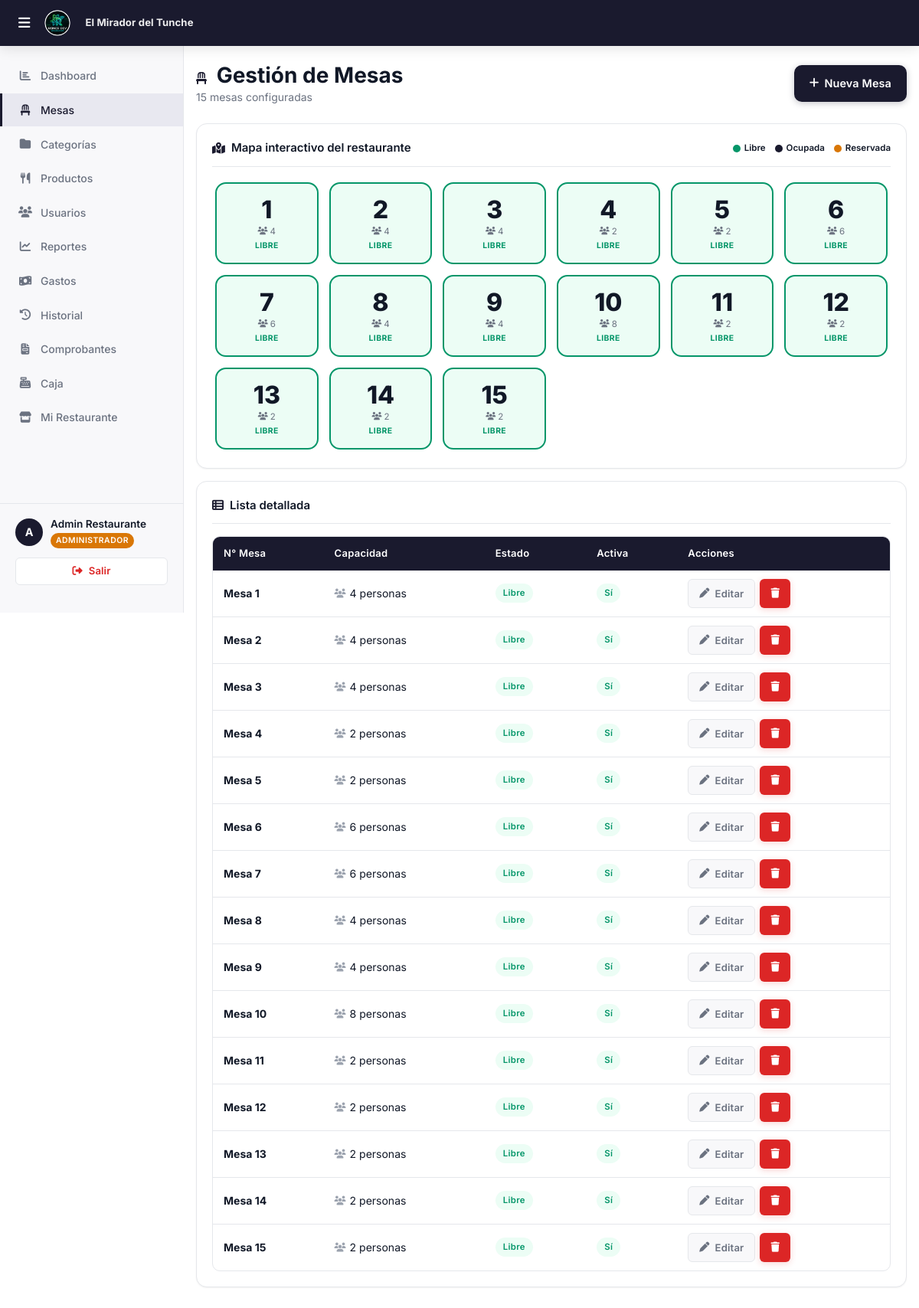
Page /roles/admin/mesas.php (signed in) on the committed database.
### tables this page shows
CREATE TABLE `facturacion_config` (
  `id` int(11) NOT NULL,
  `restaurante_id` int(11) NOT NULL,
  `ruc` varchar(11) DEFAULT NULL,
  `razon_social` varchar(200) DEFAULT NULL,
  `nombre_comercial` varchar(150) DEFAULT NULL,
  `direccion_fiscal` varchar(300) DEFAULT NULL,
  `telefono` varchar(20) DEFAULT NULL,
  `serie_boleta` varchar(4) DEFAULT 'B001',
  `serie_factura` varchar(4) DEFAULT 'F001',
  `serie_simple` varchar(4) DEFAULT 'T001',
  `correlativo_boleta` int(11) DEFAULT 0,
  `correlativo_factura` int(11) DEFAULT 0,
  `correlativo_simple` int(11) DEFAULT 0,
  `pie_mensaje` varchar(300) DEFAULT '¡Gracias por su visita!',
  `logo` varchar(255) DEFAULT NULL,
  `updated_at` timestamp NOT NULL DEFAULT current_timestamp() ON UPDATE current_timestamp()
);

CREATE TABLE `mesas` (
  `id` int(11) NOT NULL,
  `restaurante_id` int(11) NOT NULL,
  `numero` int(11) NOT NULL,
  `capacidad` int(11) DEFAULT 4,
  `estado` enum('libre','ocupada','reservada') DEFAULT 'libre',
  `activo` tinyint(1) DEFAULT 1
);

### roles/admin/mesas.php (the view, shortened to what this page needs)
<?php
$restauranteId = $_SESSION['restaurante_id'];
$db = getDB();
$stMesas = $db->prepare("
    SELECT m.*,
           p.id  AS pedido_id,
           p.tipo,
           p.total,
           p.created_at AS pedido_inicio,
           COUNT(pi.id) AS num_items
    FROM mesas m
    LEFT JOIN pedidos p  ON p.mesa_id = m.id AND p.estado = 'activo'
    LEFT JOIN pedido_items pi ON pi.pedido_id = p.id
    WHERE m.restaurante_id = ?
    GROUP BY m.id, p.id
    ORDER BY m.numero ASC
");
$stMesas->execute([$restauranteId]);
$mesas = $stMesas->fetchAll();
require_once '../../includes/header.php';
?>
        <div class="page-content">
            <div class="d-flex align-center justify-between mb-24">
                <div>
                    <h1><i class="fa-solid fa-chair" style="font-size:1rem;margin-right:6px;color:var(--primary);"></i> Gestión de Mesas</h1>
                    <p><?= count($mesas) ?> mesas configuradas</p>
                </div>
                <button class="btn btn-primario" onclick="Modal.abrir('modal-nueva-mesa')" id="btn-nueva-mesa">
                    <i class="fa-solid fa-plus"></i> Nueva Mesa
                </button>
            </div>
            <div class="card mb-16">
                <div class="card-title">
                    <i class="fa-solid fa-map-location-dot"></i> Mapa interactivo del restaurante
                    <span style="margin-left:auto;display:flex;gap:12px;font-size:.72rem;font-weight:600;">
                        <span style="display:flex;align-items:center;gap:5px;"><span style="width:10px;height:10px;border-radius:50%;background:var(--success);display:inline-block;"></span> Libre</span>
                        <span style="display:flex;align-items:center;gap:5px;"><span style="width:10px;height:10px;border-radius:50%;background:var(--primary);display:inline-block;"></span> Ocupada</span>
                        <span style="display:flex;align-items:center;gap:5px;"><span style="width:10px;height:10px;border-radius:50%;background:var(--warning);display:inline-block;"></span> Reservada</span>
                    </span>
                </div>
                <div class="mesas-map-grid" id="mesas-map-grid">
                    <?php foreach ($mesas as $m): ?>
                    <div class="mesa-map-card <?= $m['activo'] ? $m['estado'] : 'inactiva' ?>"
                         data-id="<?= $m['id'] ?>"
                         onclick="<?= $m['activo'] ? "clickMesa(".htmlspecialchars(json_encode($m)).")" : "Toast.advertencia('Mesa inactiva')" ?>">
                        <div class="map-num"><?= $m['numero'] ?></div>
                        <div class="map-cap"><i class="fa-solid fa-users" style="font-size:.65rem;"></i> <?= $m['capacidad'] ?></div>
                        <?php if ($m['pedido_id']): ?>
                            <div class="map-est" style="color:var(--primary);font-weight:800;">S/ <?= number_format($m['total'], 2) ?></div>
                        <?php else: ?>
                            <div class="map-est"><?= $m['activo'] ? strtoupper($m['estado']) : 'INACTIVA' ?></div>
                        <?php endif; ?>
                    </div>
                    <?php endforeach; ?>
                </div>
            </div>
            <div class="card">
                <div class="card-title"><i class="fa-solid fa-table-list"></i> Lista detallada</div>
                <div class="table-wrap">
                    <table>
                        <thead>
                            <tr>
                                <th>N° Mesa</th>
                                <th>Capacidad</th>
                                <th>Estado</th>
                                <th>Activa</th>
                                <th>Acciones</th>
                            </tr>
                        </thead>
                        <tbody id="tbody-mesas">
                            <?php foreach ($mesas as $m): ?>
                            <tr data-id="<?= $m['id'] ?>">
                                <td><strong>Mesa <?= $m['numero'] ?></strong></td>
                                <td>
                                    <span style="display:flex;align-items:center;gap:5px;">
                                        <i class="fa-solid fa-users" style="color:var(--text-muted);font-size:.75rem;"></i>
                                        <?= $m['capacidad'] ?> personas
                                    </span>
                                </td>
                                <td>
                                    <span class="badge <?= ['libre'=>'badge-verde','ocupada'=>'badge-azul','reservada'=>'badge-naranja'][$m['estado']] ?? 'badge-verde' ?>">
                                        <?= ucfirst($m['estado']) ?>
                                    </span>
                                </td>
                                <td>
                                    <span class="badge <?= $m['activo'] ? 'badge-verde' : 'badge-gris' ?>">
                                        <?= $m['activo'] ? 'Sí' : 'No' ?>
                                    </span>
                                </td>
                                <td>
                                    <div style="display:flex;gap:6px;">
                                        <button class="btn btn-ghost btn-sm"
                                            onclick="editarMesa(<?= htmlspecialchars(json_encode($m)) ?>)">
                                            <i class="fa-solid fa-pen"></i> Editar
                                        </button>
                                        <button class="btn btn-peligro btn-sm"
                                            onclick="eliminarMesa(<?= $m['id'] ?>, <?= $m['numero'] ?>)">
                                            <i class="fa-solid fa-trash"></i>
                                        </button>
                                    </div>
                                </td>
                            </tr>
                            <?php endforeach; ?>
                        </tbody>
                    </table>
                </div>
            </div>
        </div>
<?php require_once '../../includes/footer.php'; ?>

### includes/header.php (shortened to what this page needs)
<?php
$_brandingLogo   = BASE_URL . '/assets/logo.png';
$_brandingNombre = 'R.DEV';
if (!empty($_SESSION['restaurante_id']) && $_SESSION['rol'] !== 'superadmin') {
    try {
        $_dbB = getDB();
        $_stB = $_dbB->prepare("
            SELECT fc.logo, fc.nombre_comercial, r.nombre
            FROM restaurantes r
            LEFT JOIN facturacion_config fc ON fc.restaurante_id = r.id
            WHERE r.id = ?
        ");
        $_stB->execute([$_SESSION['restaurante_id']]);
        $_brand = $_stB->fetch();
        if ($_brand) {
            $_brandingNombre = htmlspecialchars(
                !empty($_brand['nombre_comercial']) ? $_brand['nombre_comercial'] : $_brand['nombre']
            );
        }
    } catch (Exception $_eB) {  }
}
?>
<!DOCTYPE html>
<html lang="es">
<head>
    <link rel="stylesheet" href="https://cdnjs.cloudflare.com/ajax/libs/font-awesome/6.5.1/css/all.min.css">
    <link rel="stylesheet" href="<?= BASE_URL ?>/assets/css/main.css?v=<?= filemtime(__DIR__ . '/../assets/css/main.css') ?>">
</head>
<body>
<nav class="navbar">
    <div class="navbar-brand">
        <?php if ($_SESSION['rol'] === 'superadmin'): ?>
            <img src="<?= BASE_URL ?>/assets/logo.png" alt="R.DEV" style="height:32px;width:auto;">
        <?php else: ?>
            <img src="<?= $_brandingLogo ?>" alt="<?= $_brandingNombre ?>"
                 style="height:36px;width:auto;max-width:120px;object-fit:contain;border-radius:4px;">
            <span style="font-size:.82rem;font-weight:700;color:rgba(255,255,255,.92);margin-left:8px;
                         max-width:160px;overflow:hidden;text-overflow:ellipsis;white-space:nowrap;
                         letter-spacing:.01em;">
                <?= $_brandingNombre ?>
            </span>
        <?php endif; ?>
    </div>
</nav>
<div class="layout-admin">
    <?php include __DIR__ . '/sidebar.php'; ?>
    <div class="main-content">

### rows in the picture
facturacion_config: nombre_comercial "El Mirador del Tunche"
mesas: numero "1", capacidad "4", estado "LIBRE", estado "Libre", activo "Sí"
mesas: numero "2", capacidad "4", estado "LIBRE", estado "Libre", activo "Sí"
mesas: numero "3", capacidad "4", estado "LIBRE", estado "Libre", activo "Sí"
mesas: numero "4", capacidad "2", estado "LIBRE", estado "Libre", activo "Sí"
mesas: numero "5", capacidad "2", estado "LIBRE", estado "Libre", activo "Sí"
mesas: numero "6", capacidad "6", estado "LIBRE", estado "Libre", activo "Sí"
mesas: numero "7", capacidad "6", estado "LIBRE", estado "Libre", activo "Sí"
mesas: numero "8", capacidad "4", estado "LIBRE", estado "Libre", activo "Sí"
mesas: numero "9", capacidad "4", estado "LIBRE", estado "Libre", activo "Sí"
mesas: numero "10", capacidad "8", estado "LIBRE", estado "Libre", activo "Sí"
mesas: numero "11", capacidad "2", estado "LIBRE", estado "Libre", activo "Sí"
mesas: numero "12", capacidad "2", estado "LIBRE", estado "Libre", activo "Sí"
mesas: numero "13", capacidad "2", estado "LIBRE", estado "Libre", activo "Sí"
mesas: numero "14", capacidad "2", estado "LIBRE", estado "Libre", activo "Sí"
mesas: numero "15", capacidad "2", estado "LIBRE", estado "Libre", activo "Sí"

### other values in the picture
$nombreInicial "A"
$_SESSION['nombre'] "Admin Restaurante"
$rolLabel "ADMINISTRADOR"
count($mesas) "15"
